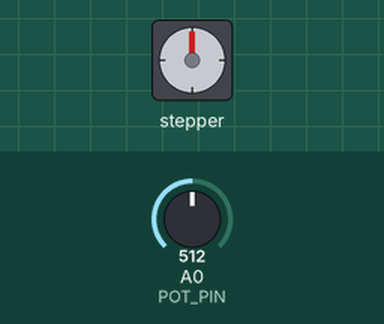
Recording of a sketch running on a simulated Arduino Uno, built with avr-gcc and run on an emulated ATmega328P. Parts: stepper motor. Wiring (inferred from the names in the program): stepper motor (2048 steps per turn assumed): coils pin 8, pin 9, pin 10, pin 11. Inputs (shaded band) come from the test bench; at power-on: A0 (POT_PIN) = 512.

Above: at 1.2 s.
1.3 s: A0 (POT_PIN) set to 1023
At 2.59 s:
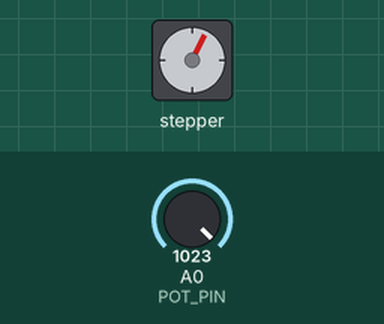
4.3 s: A0 (POT_PIN) set to 900
At 4.51 s:
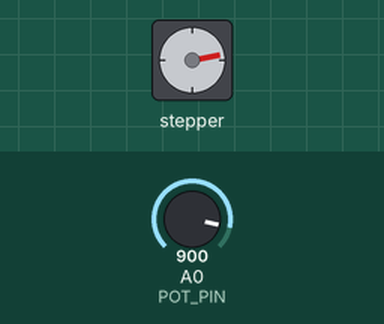
7.3 s: A0 (POT_PIN) set to 1023
At 7.5 s:
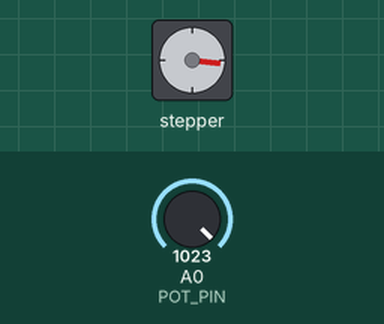
Timing chart, 0 to 25.3 s (numbered marks = the images above; inputs shaded):
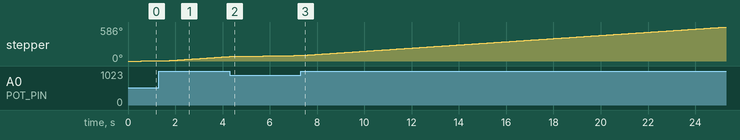

The sketch:

Arduino_meditation.ino
```cpp
// (licence header left out)
/// ----------------------------- Réglages pins --------------------------------
#define IN1 8
#define IN2 9
#define IN3 10
#define IN4 11
#define POT_PIN A0

/// --------------------- Séquence DEMI-PAS (8 états) --------------------------
/// Chaque ligne = état des 4 bobines (IN1..IN4)
const uint8_t HALFSEQ[8][4] = {
  {1,0,0,0},
  {1,1,0,0},
  {0,1,0,0},
  {0,1,1,0},
  {0,0,1,0},
  {0,0,1,1},
  {0,0,0,1},
  {1,0,0,1}
};

/// Index de pas (0..7) et direction (+1 = horaire, -1 = antihoraire)
int stepIndex = 0;
int dir = +1;   // mettez -1 pour inverser le sens

/// Lissage de la vitesse (anti-jitter du potentiomètre)
int smoothDelayMs = 20;     // valeur de départ (ms)
const float SMOOTH_ALPHA = 0.2f; // 0..1 | plus grand = réagit plus vite

/// ------------------------------- Setup --------------------------------------
void setup() {
  pinMode(IN1, OUTPUT);
  pinMode(IN2, OUTPUT);
  pinMode(IN3, OUTPUT);
  pinMode(IN4, OUTPUT);
  // pinMode(POT_PIN, INPUT); // inutile : analogRead le fait par défaut
  setCoils(HALFSEQ[stepIndex]); // état initial propre
}

/// ------------------------------- Loop ---------------------------------------
void loop() {
  // 1) Appliquer l’état de bobines correspondant à stepIndex
  setCoils(HALFSEQ[stepIndex]);

  // 2) Avancer d’un demi-pas dans la direction choisie
  stepIndex += dir;
  if (stepIndex > 7) stepIndex = 0;
  if (stepIndex < 0) stepIndex = 7;

  // 3) Lire le potentiomètre et convertir en délai (ms)
  //    On mappe 0..1023 vers une plage lente→rapide (120..3 ms)
  int targetDelayMs = map(analogRead(POT_PIN), 0, 1023, 120, 3);
  targetDelayMs = constrain(targetDelayMs, 3, 200); // bornes de sécurité

  // 4) Lisser pour éviter les variations brusques (filtre passe-bas)
  smoothDelayMs = (int)( (1.0f - SMOOTH_ALPHA) * smoothDelayMs
                       + SMOOTH_ALPHA * targetDelayMs );

  // 5) Attendre avant le prochain demi-pas
  delay(smoothDelayMs);
}

/// --------------------------- Fonctions utiles -------------------------------

/// Applique l’état des 4 bobines d’après une ligne de HALFSEQ
void setCoils(const uint8_t s[4]) {
  digitalWrite(IN1, s[0]);
  digitalWrite(IN2, s[1]);
  digitalWrite(IN3, s[2]);
  digitalWrite(IN4, s[3]);
}
```
